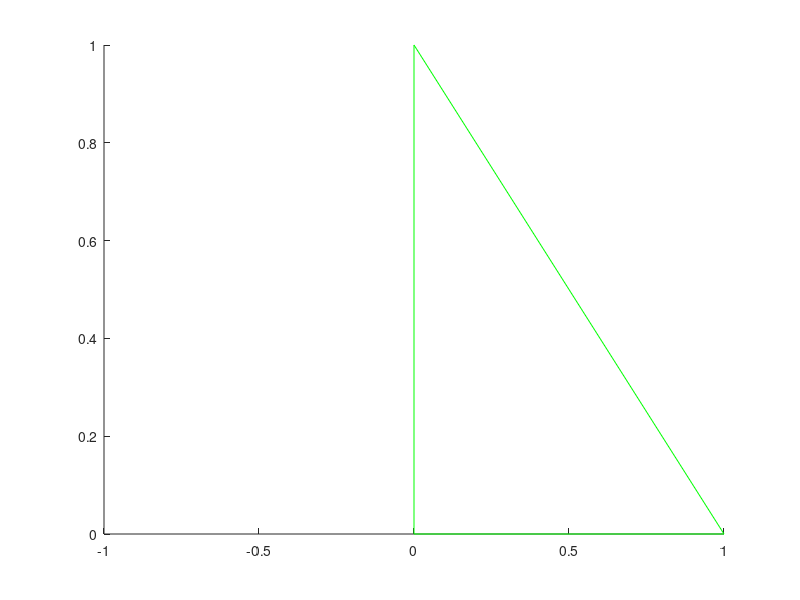

This chart was generated by the following MATLAB code: (Note: this script raises an error after producing the figure.)
close all; 
clear all; 
clc; 

x  = [0 0; 
    1 0; 
    0 1]; 
ix = [1 2 3]; 

nint = 1:3; 
sty  = {'x', 'o', '^'}; 
clr  = {'r', 'b', 'k'}; 
figure; 
patch('vertices', x, 'faces', ix, 'facecolor', 'none', 'edgecolor', 'g'); 
hold on; 
for i = 1:length(nint)
    [g, w] = tri_GP(nint(i)); 
    plot(g(:, 1), g(:, 2), 'marker', sty{i}, 'color', clr{i}, 'linestyle', 'none', ...
        'markersize', 16); 
end